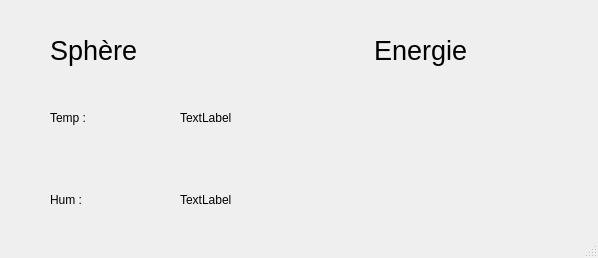
<?xml version="1.0" encoding="UTF-8"?>
<ui version="4.0">
 <class>MainWindow</class>
 <widget class="QMainWindow" name="MainWindow">
  <property name="geometry">
   <rect>
    <x>0</x>
    <y>0</y>
    <width>598</width>
    <height>258</height>
   </rect>
  </property>
  <property name="windowTitle">
   <string>MainWindow</string>
  </property>
  <widget class="QWidget" name="centralwidget">
   <widget class="QWidget" name="horizontalLayoutWidget">
    <property name="geometry">
     <rect>
      <x>50</x>
      <y>20</y>
      <width>641</width>
      <height>61</height>
     </rect>
    </property>
    <layout class="QHBoxLayout" name="horizontalLayout">
     <item>
      <widget class="QLabel" name="label">
       <property name="sizePolicy">
        <sizepolicy hsizetype="Preferred" vsizetype="Preferred">
         <horstretch>0</horstretch>
         <verstretch>0</verstretch>
        </sizepolicy>
       </property>
       <property name="minimumSize">
        <size>
         <width>0</width>
         <height>0</height>
        </size>
       </property>
       <property name="font">
        <font>
         <pointsize>20</pointsize>
        </font>
       </property>
       <property name="styleSheet">
        <string notr="true"/>
       </property>
       <property name="text">
        <string>Sphère</string>
       </property>
      </widget>
     </item>
     <item>
      <widget class="QLabel" name="label_2">
       <property name="font">
        <font>
         <pointsize>20</pointsize>
        </font>
       </property>
       <property name="text">
        <string>Energie </string>
       </property>
      </widget>
     </item>
    </layout>
   </widget>
   <widget class="QWidget" name="verticalLayoutWidget">
    <property name="geometry">
     <rect>
      <x>50</x>
      <y>80</y>
      <width>131</width>
      <height>321</height>
     </rect>
    </property>
    <layout class="QVBoxLayout" name="verticalLayout_3">
     <item>
      <layout class="QVBoxLayout" name="verticalLayout_6">
       <item>
        <widget class="QLabel" name="label_6">
         <property name="text">
          <string>Temp : </string>
         </property>
        </widget>
       </item>
       <item>
        <widget class="QLabel" name="label_5">
         <property name="text">
          <string>Hum : </string>
         </property>
        </widget>
       </item>
       <item>
        <widget class="QLabel" name="label_4">
         <property name="text">
          <string>Lum : </string>
         </property>
        </widget>
       </item>
       <item>
        <widget class="QLabel" name="label_3">
         <property name="text">
          <string>C02 :</string>
         </property>
        </widget>
       </item>
      </layout>
     </item>
    </layout>
   </widget>
   <widget class="QWidget" name="horizontalLayoutWidget_2">
    <property name="geometry">
     <rect>
      <x>180</x>
      <y>80</y>
      <width>191</width>
      <height>321</height>
     </rect>
    </property>
    <layout class="QHBoxLayout" name="horizontalLayout_4">
     <item>
      <layout class="QVBoxLayout" name="verticalLayout_7">
       <item>
        <widget class="QLabel" name="label_10">
         <property name="text">
          <string>TextLabel</string>
         </property>
        </widget>
       </item>
       <item>
        <widget class="QLabel" name="label_9">
         <property name="text">
          <string>TextLabel</string>
         </property>
        </widget>
       </item>
       <item>
        <widget class="QLabel" name="label_8">
         <property name="text">
          <string>TextLabel</string>
         </property>
        </widget>
       </item>
       <item>
        <widget class="QLabel" name="label_7">
         <property name="text">
          <string>TextLabel</string>
         </property>
        </widget>
       </item>
      </layout>
     </item>
    </layout>
   </widget>
  </widget>
  <widget class="QMenuBar" name="menubar">
   <property name="geometry">
    <rect>
     <x>0</x>
     <y>0</y>
     <width>598</width>
     <height>17</height>
    </rect>
   </property>
  </widget>
  <widget class="QStatusBar" name="statusbar"/>
 </widget>
 <resources/>
 <connections/>
</ui>
